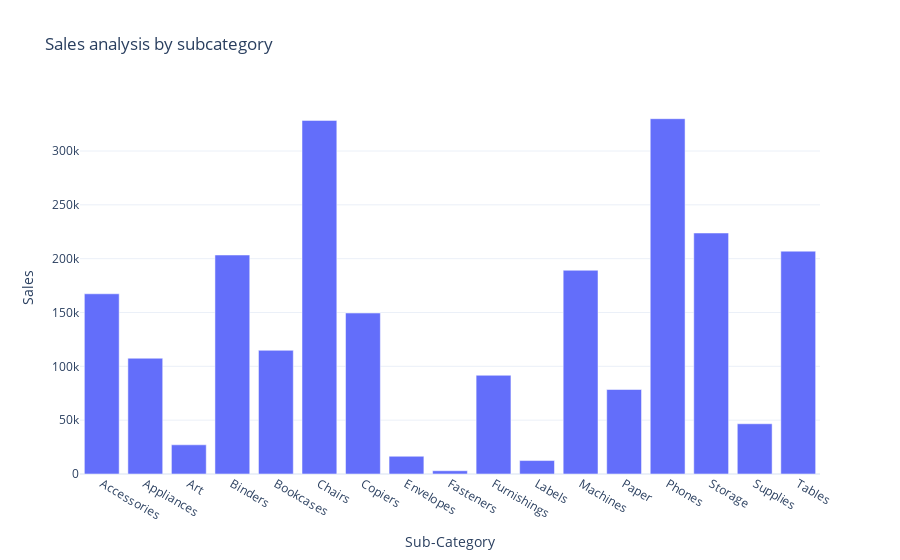

Notebook code for this chart:
### Code cell
fig  = px.bar(sales_by_subcategory,x='Sub-Category' , y='Sales' ,title = 'Sales analysis by subcategory ')

fig.show()

### Figure 1 — Plotly figure (JSON) as saved in the notebook; plotly's stock layout.template omitted (floating-point values rounded to 4 significant figures)
{"data": [{"alignmentgroup": "True", "hovertemplate": "Sub-Category=%{x}<br>Sales=%{y}<extra></extra>", "legendgroup": "", "marker": {"color": "#636efa", "pattern": {"shape": ""}}, "name": "", "offsetgroup": "", "orientation": "v", "showlegend": false, "textposition": "auto", "type": "bar", "x": ["Accessories", "Appliances", "Art", "Binders", "Bookcases", "Chairs", "Copiers", "Envelopes", "Fasteners", "Furnishings", "Labels", "Machines", "Paper", "Phones", "Storage", "Supplies", "Tables"], "xaxis": "x", "y": [167400.0, 107500.0, 27120.0, 203400.0, 114900.0, 328400.0, 149500.0, 16480.0, 3024.0, 91710.0, 12490.0, 189200.0, 78480.0, 330000.0, 223800.0, 46670.0, 207000.0], "yaxis": "y"}], "layout": {"barmode": "relative", "legend": {"tracegroupgap": 0}, "title": {"text": "Sales analysis by subcategory "}, "xaxis": {"anchor": "y", "domain": [0, 1], "title": {"text": "Sub-Category"}}, "yaxis": {"anchor": "x", "domain": [0, 1], "title": {"text": "Sales"}}}}
